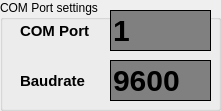
  <widget class="QGroupBox" name="groupBox_7" >
   <property name="geometry" >
    <rect>
     <x>240</x>
     <y>440</y>
     <width>221</width>
     <height>111</height>
    </rect>
   </property>
   <property name="title" >
    <string>COM Port settings</string>
   </property>
   <widget class="QLabel" name="label_33" >
    <property name="geometry" >
     <rect>
      <x>20</x>
      <y>20</y>
      <width>72</width>
      <height>21</height>
     </rect>
    </property>
    <property name="styleSheet" >
     <string>QLabel
 {
   border-width: 1px;  
   border-color: black;
   font: bold 15px;
 }
</string>
    </property>
    <property name="text" >
     <string>COM Port</string>
    </property>
   </widget>
   <widget class="QLineEdit" name="IDC_COM_NUMBER" >
    <property name="geometry" >
     <rect>
      <x>110</x>
      <y>10</y>
      <width>101</width>
      <height>41</height>
     </rect>
    </property>
    <property name="styleSheet" >
     <string>QLineEdit
 {
   background-color: gray;
   border-style: outset;
   border-width: 1px;  
   border-color: black;
   font: bold 30px;
 }
</string>
    </property>
    <property name="text" >
     <string>1</string>
    </property>
   </widget>
   <widget class="QLineEdit" name="IDC_COM_SPEED" >
    <property name="geometry" >
     <rect>
      <x>110</x>
      <y>60</y>
      <width>101</width>
      <height>41</height>
     </rect>
    </property>
    <property name="styleSheet" >
     <string>QLineEdit
 {
   background-color: gray;
   border-style: outset;
   border-width: 1px;  
   border-color: black;
   font: bold 30px;
 }
</string>
    </property>
    <property name="text" >
     <string>9600</string>
    </property>
   </widget>
   <widget class="QLabel" name="label_34" >
    <property name="geometry" >
     <rect>
      <x>20</x>
      <y>70</y>
      <width>71</width>
      <height>21</height>
     </rect>
    </property>
    <property name="styleSheet" >
     <string>QLabel
 {
   border-width: 1px;  
   border-color: black;
   font: bold 15px;
 }
</string>
    </property>
    <property name="text" >
     <string>Baudrate</string>
    </property>
   </widget>
  </widget>
